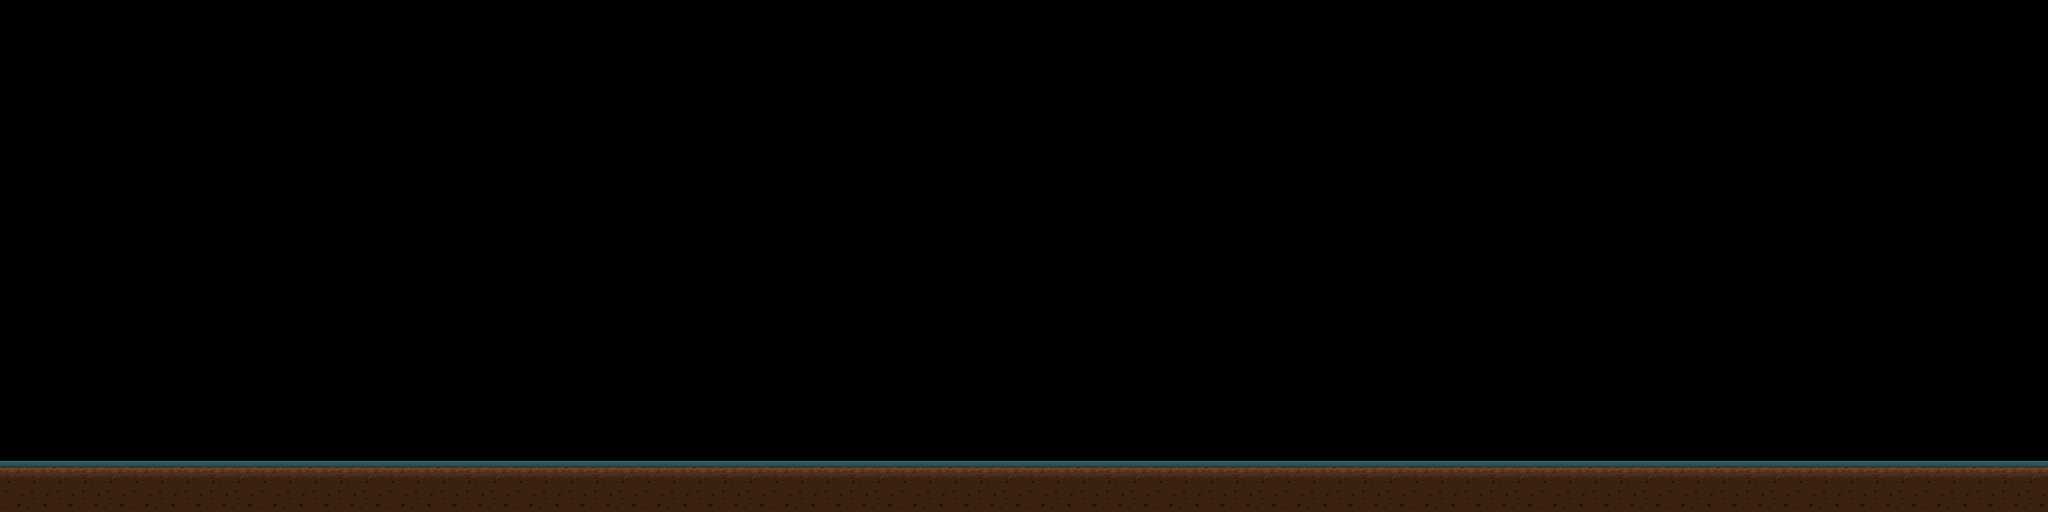

Rendered tile map (Tiled .tmx) drawn with the repository's tilesets; below, a short description and the map source with its tile grids summarised:
An orthogonal 80x20 tile map with 32x32 px tiles, 1 tile layer (Tile Layer 1).

<map version="1.0" tiledversion="1.0.3" orientation="orthogonal" renderorder="right-down" width="80" height="20" tilewidth="32" tileheight="32" nextobjectid="1">
 <tileset firstgid="1" source="untitled.tsx" />
 <layer name="Tile Layer 1" width="80" height="20">
  <data>[1600 cells, 160 non-empty, 2 distinct tile ids]</data>
 </layer>
</map>
